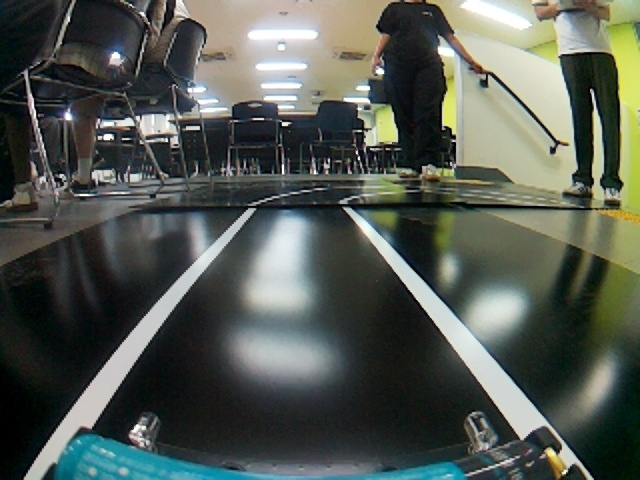
#> input picture frame/b/frame_000018.jpg, 640 x 480 px; its folder holds only this picture in this run
$ python main.py
#> lines starting #> are read from the running program, lines starting #| are printed output that depends on the picture; after the words box and inside, x2 and y2 are one past the last pixel; in counts of white or black regions, pixels touching at a corner belong together
### OpencvLaneDetect.py
import cv2
import numpy as np
import logging
import math
from PIDSteering import PIDSteering

# ---------- for debugge ----------
SHOW_IMAGE = True          # True면 모든 중간 이미지를 띄움
WIN_SIZE   = (420, 320)    # 각 창 크기 (width, height)
WIN_COLS   = 3             # 한 줄 window count
# ----------------------------------

class OpencvLaneDetect(object):
    def __init__(self):
        self.steer_ctl = PIDSteering(kp=0.55, ki=0.0005, kd=1.1,
                                ema_alpha=0.10, rate_limit=3)
        self.curr_steering_angle = 90
        self.filtered_angle      = 90

    def get_lane(self, frame):
        show_image("orignal", frame)
        lane_lines, frame = detect_lane(frame)
        return lane_lines, frame

    def get_steering_angle(self, img_lane, lane_lines):
        # ② 차선 없으면 이전 각도 유지
        if len(lane_lines) == 0:
            heading = display_heading_line(img_lane, self.curr_steering_angle)
            return self.curr_steering_angle, heading

        # ③ x-offset 계산 → PIDSteering 업데이트
        x_off = compute_x_offset(img_lane, lane_lines)
        self.curr_steering_angle = self.steer_ctl.update(x_off)

        ALPHA = 0.2                    # 0.0(부드럽다) ↔ 1.0(즉각 반응)
        self.filtered_angle = (ALPHA * self.curr_steering_angle +
                            (1 - ALPHA) * self.filtered_angle)

        # ④ 헤딩 라인 한 번만 그려서 반환
        heading = display_heading_line(img_lane, self.filtered_angle)
        show_image("heading", heading)
        return self.filtered_angle, heading

############################
# Frame processing steps
############################
def detect_lane(frame):
    logging.debug("detecting lane lines (ROI → Edge)...")

    # 1) ---------------- ROI 마스크 & 시각화 ----------------
    roi_frame, polygon, mask = region_of_interest(frame, return_polygon=True)

    # (디버깅) ROI를 반투명하게 오버레이
    mask_bgr = cv2.cvtColor(mask, cv2.COLOR_GRAY2BGR)
    overlay  = cv2.addWeighted(frame, 0.7, mask_bgr, 0.3, 0)
    show_image("ROI overlay", overlay, True)

    # 2) ---------------- Edge 검출 --------------------------
    edges = detect_edges(roi_frame)             # ROI 내부 픽셀만 사용

    # 3) ---------------- 이후 파이프라인 ---------------------
    line_segments = detect_line_segments(edges)
    line_segment_image = display_lines(frame, line_segments)
    show_image("line segments", line_segment_image)

    lane_lines = average_slope_intercept(frame, line_segments)
    lane_lines_image = display_lines(frame, lane_lines)
    show_image("lane lines", lane_lines_image)

    return lane_lines, lane_lines_image


"""
1) BGR → HSV, HLS 변환
2) 흰색 차선 마스크      : S < 60, V > 170
3) 글레어(반사) 마스크   : S < 25, V/L > 230
4) (차선 마스크) − (글레어 마스크)
5) 모폴로지로 정제 → Canny Edge
"""
def detect_edges(frame):
    hsv = cv2.cvtColor(frame, cv2.COLOR_BGR2HSV)
    hls = cv2.cvtColor(frame, cv2.COLOR_BGR2HLS)

    # ---------- (1) 흰색 차선 마스크 ----------
    white = (hsv[...,1] < 60) & (hsv[...,2] > 170)
    white = white.astype(np.uint8) * 255

    # ── (2) 글레어 마스크 (동적) ────────────────────
    kernel = cv2.getStructuringElement(cv2.MORPH_RECT, (25, 25))
    top_hat = cv2.morphologyEx(hsv[...,2], cv2.MORPH_TOPHAT, kernel)
    white[top_hat < 30] = 0        # 국부 대비가 낮으면 제거

    # 프레임마다 상위 1 % 밝기를 자동 임계값으로 설정
    v95 = np.percentile(hsv[...,2], 99)
    glare = (hsv[...,2] > v95) & (hsv[...,1] < 30) & (hls[...,1] > v95)
    glare = glare.astype(np.uint8) * 255

    mask = cv2.subtract(white, glare)
    show_image("white mask (raw)", mask, True)

    # 노이즈 억제
    k = cv2.getStructuringElement(cv2.MORPH_RECT, (5, 5))
    mask = cv2.morphologyEx(mask, cv2.MORPH_CLOSE, k, iterations=1)  # 작은 구멍 메우기
    mask = cv2.morphologyEx(mask, cv2.MORPH_OPEN , k, iterations=1)  # 점·실선 제거
    show_image("noise mask", mask, True)

    # ---------- (5) Gaussian Blur → Canny ----------
    # 3×3 블러로 렌즈플레어처럼 날카로운 잔여 에지 완화  ⬅︎ 추가
    blurred = cv2.GaussianBlur(mask, (3, 3), 0)   # sigmaX=0 (자동)

    # ---------- (5) Canny ----------
    edges = cv2.Canny(blurred, 50, 120)
    show_image("white edge", edges)
    return edges


def region_of_interest(img, return_polygon=False):
    """
    img  : BGR(3채널) 또는 GRAY(1채널) 이미지
    return_polygon=True → (masked_img, polygon, mask) 반환
    """
    h, w = img.shape[:2]
    mask = np.zeros((h, w), dtype=np.uint8)

    # ▸ ROI 비율 (필요하면 실험으로 조정)
    top_y   = int(h * 0.60)
    left_x  = int(w * 0.15)
    right_x = int(w * 0.95)

    polygon = np.array([[
        (left_x,  top_y),
        (right_x, top_y),
        (w,       h),
        (0,       h)
    ]], dtype=np.int32)

    cv2.fillPoly(mask, polygon, 255)

    # 채널 수(1 or 3)에 맞춰 bitwise_and
    if img.ndim == 3:
        masked = cv2.bitwise_and(img, img, mask=mask)
    else:
        masked = cv2.bitwise_and(img, mask)

    if return_polygon:
        return masked, polygon, mask
    return masked

def detect_line_segments(cropped_edges):
    # tuning min_threshold, minLineLength, maxLineGap is a trial and error process by hand
    rho = 1  # precision in pixel, i.e. 1 pixel
    angle = np.pi / 180  # degree in radian, i.e. 1 degree
    min_threshold = 10  # minimal of votes
    line_segments = cv2.HoughLinesP(cropped_edges, rho, angle, min_threshold, np.array([]), minLineLength=15, maxLineGap=4)

    if line_segments is not None:
        for line_segment in line_segments:
            logging.debug('detected line_segment:')
            logging.debug("%s of length %s" % (line_segment, length_of_line_segment(line_segment[0])))

    return line_segments


def average_slope_intercept(frame, line_segments):
    """
    This function combines line segments into one or two lane lines
    If all line slopes are < 0: then we only have detected left lane
    If all line slopes are > 0: then we only have detected right lane
    """
    lane_lines = []
    if line_segments is None:
        logging.info('No line_segment segments detected')
        return lane_lines

    height, width, _ = frame.shape
    left_fit = []
    right_fit = []

    boundary = 1/3
    left_region_boundary = width * (1 - boundary)  # left lane line segment should be on left 2/3 of the screen
    right_region_boundary = width * boundary # right lane line segment should be on left 2/3 of the screen

    for line_segment in line_segments:
        for x1, y1, x2, y2 in line_segment:
            if x1 == x2:
                logging.info('skipping vertical line segment (slope=inf): %s' % line_segment)
                continue
            fit = np.polyfit((x1, x2), (y1, y2), 1)
            slope = fit[0]
            intercept = fit[1]
            if slope < 0:
                if x1 < left_region_boundary and x2 < left_region_boundary:
                    if slope < -0.75:
                        left_fit.append((slope, intercept))
            else:
                if x1 > right_region_boundary and x2 > right_region_boundary:
                    if slope > 0.75:
                        right_fit.append((slope, intercept))

    left_fit_average = np.average(left_fit, axis=0)
    if len(left_fit) > 0:
        lane_lines.append(make_points(frame, left_fit_average))

    right_fit_average = np.average(right_fit, axis=0)
    if len(right_fit) > 0:
        lane_lines.append(make_points(frame, right_fit_average))

    logging.debug('lane lines: %s' % lane_lines)  # [[[316, 720, 484, 432]], [[1009, 720, 718, 432]]]

    return lane_lines

# [52 lines left out: functions compute_steering_angle, stabilize_steering_angle, not called in this run]


"""
  Utility Functions
"""
def display_lines(frame, lines, line_color=(0, 255, 0), line_width=10):
    line_image = np.zeros_like(frame)
    if lines is not None:
        for line in lines:
            for x1, y1, x2, y2 in line:
                cv2.line(line_image, (x1, y1), (x2, y2), line_color, line_width)
    line_image = cv2.addWeighted(frame, 0.8, line_image, 1, 1)
    return line_image


def display_heading_line(frame, steering_angle, line_color=(0, 0, 255), line_width=5, ):
    heading_image = np.zeros_like(frame)
    height, width, _ = frame.shape

    # figure out the heading line from steering angle
    # heading line (x1,y1) is always center bottom of the screen
    # (x2, y2) requires a bit of trigonometry

    steering_angle_radian = steering_angle / 180.0 * math.pi
    x1 = int(width / 2)
    y1 = height
    x2 = int(x1 - height / 2 / math.tan(steering_angle_radian))
    y2 = int(height / 2)

    cv2.line(heading_image, (x1, y1), (x2, y2), line_color, line_width)
    heading_image = cv2.addWeighted(frame, 0.8, heading_image, 1, 1)

    return heading_image


def length_of_line_segment(line):
    x1, y1, x2, y2 = line
    return math.sqrt((x2 - x1) ** 2 + (y2 - y1) ** 2)


_window_idx = {}           # 창 순서를 기억하는 사전

def show_image(title, frame, show=SHOW_IMAGE):
    """
    디버그 이미지 시각화 도우미
      • 처음 부를 때만 namedWindow → 창 재활용
      • grid 방식으로 위치 자동 배치
    """
    if not show:
        return

    # 1) 창이 이미 만들어졌는지 확인
    if title not in _window_idx:
        _window_idx[title] = len(_window_idx)      # 새 창 번호 부여
        cv2.namedWindow(title, cv2.WINDOW_NORMAL)  # 크기·이동 가능한 창
        cv2.resizeWindow(title, *WIN_SIZE)

        # 2) 창 위치 계산 (그리드 배치)
        idx   = _window_idx[title]
        col   = idx % WIN_COLS
        row   = idx // WIN_COLS
        x_pos = col * WIN_SIZE[0]
        y_pos = row * WIN_SIZE[1]
        cv2.moveWindow(title, x_pos, y_pos)        # 실제 위치 이동

    # 3) 이미지 갱신
    cv2.imshow(title, frame)


def make_points(frame, line):
    height, width, _ = frame.shape
    slope, intercept = line
    y1 = height  # bottom of the frame
    y2 = int(y1 * 1 / 2)  # make points from middle of the frame down

    # bound the coordinates within the frame
    x1 = max(-width, min(2 * width, int((y1 - intercept) / slope)))
    x2 = max(-width, min(2 * width, int((y2 - intercept) / slope)))
    return [[x1, y1, x2, y2]]

def compute_x_offset(frame, lane_lines):
    height, width, _ = frame.shape
    if len(lane_lines) == 0:
        return 0                         # fallback → 그대로 직진
    if len(lane_lines) == 1:
        x1, _, x2, _ = lane_lines[0][0]
        return (x2 + x1) / 2 - width/2
    _, _, lx2, _ = lane_lines[0][0]
    _, _, rx2, _ = lane_lines[1][0]
    return (lx2 + rx2)/2 - width/2

### PIDSteering.py
import time
import numpy as np

class PIDSteering:
    """
    P  : Proportional-Integral-Derivative (〈x_offset〉 → Δθ_raw)
    I  : In-place anti-windup, output clamp
    P' : Post-EMA + Rate-Limiter   (θ_prev → θ_cmd)
    """
    def __init__(self,
                 kp=0.5, ki=0.0004, kd=1.2,
                 ema_alpha=0.6,          # 0→무필터, 1→완전 새값
                 rate_limit=6,           # deg / frame
                 angle_min=45, angle_max=135):
        # PID state
        self.kp, self.ki, self.kd = kp, ki, kd
        self.int_err   = 0.0
        self.prev_err  = 0.0
        self.prev_ts   = time.time()
        # Post filter state
        self.ema_alpha = ema_alpha
        self.rate_lim  = rate_limit
        self.angle_min = angle_min
        self.angle_max = angle_max
        self.angle     = 90            # initial steering angle

    # ────────────────────────────────────────────────────────────────
    # [4 lines left out: function reset, not called in this run]
    # ────────────────────────────────────────────────────────────────
    def update(self, x_offset_px: float) -> int:
        """call every frame; returns smoothed steering angle [deg]"""
        now = time.time()
        dt  = max(now - self.prev_ts, 1e-3)
        self.prev_ts = now

        # ① PID ------------------------------------------------------
        err = x_offset_px                       # + → 우측 치우침
        self.int_err  += err * dt
        der          = (err - self.prev_err) / dt
        self.prev_err = err

        delta = (self.kp * err +
                 self.ki * self.int_err +
                 self.kd * der)

        raw_angle = 90 + delta                  # 90° = straight

        # ② Post-EMA -------------------------------------------------
        ema = (self.ema_alpha * raw_angle +
               (1 - self.ema_alpha) * self.angle)

        # ③ Rate-Limiter --------------------------------------------
        diff = np.clip(ema - self.angle,
                       -self.rate_lim, self.rate_lim)
        self.angle += diff

        # ④ Clamp to physical limits --------------------------------
        self.angle = int(np.clip(self.angle,
                                 self.angle_min, self.angle_max))
        return self.angle

### main.py
import cv2
import glob
import os
from OpencvLaneDetect import OpencvLaneDetect

def putDirection(angle, heading_img):
    deviation = angle - 90
    if   deviation >  10:  steer_label = "RIGHT"
    elif deviation < -10:  steer_label = "LEFT"
    else:                  steer_label = "STRAIGHT"

    # 원하는 색상 지정 (B,G,R)
    color = (0, 255, 255)             # 노란색
    if steer_label == "RIGHT":
        color = (0, 165, 255)         # 주황
    elif steer_label == "LEFT":
        color = (0, 255,   0)         # 초록

    cv2.putText(
        heading_img,
        f"{steer_label}  ({angle:.1f}°)",   # 예: RIGHT (112.3°)
        (30, 50),                           # 좌상단 위치
        cv2.FONT_HERSHEY_SIMPLEX,
        1.0,                                # 글자 크기
        color,
        2,                                  # 두께
        cv2.LINE_AA
    )

def main():
    detector     = OpencvLaneDetect()
    image_paths  = sorted(glob.glob("./frame/b/*.jpg"))

    if not image_paths:
        raise FileNotFoundError("./frame 폴더에 JPG 이미지가 없습니다.")

    paused = False          # 재생/ 일시정지 상태 표시

    for idx, img_path in enumerate(image_paths, 1):
        frame = cv2.imread(img_path)
#> frame is the input picture: shape (480, 640, 3); mean B, G, R 82.6, 90, 83.8
        if frame is None:
            print(f"[{idx}] {os.path.basename(img_path)}: 읽기 실패 → 건너뜀")
            continue

        lane_lines, lane_img = detector.get_lane(frame)
#> in region_of_interest, `cv2.fillPoly(mask, polygon, 255)`:
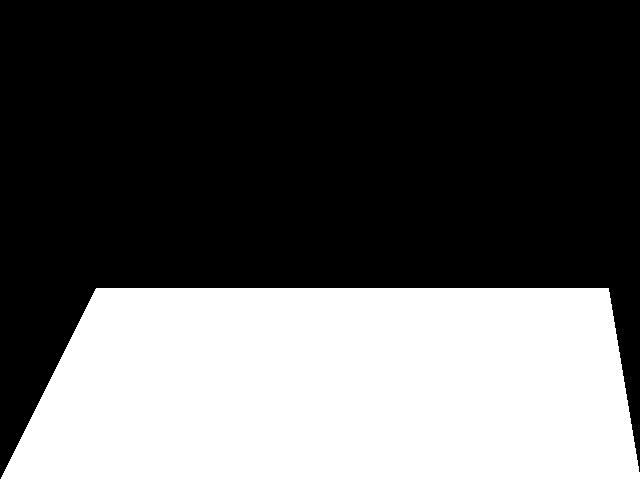
#> mask: shape (480, 640); 36.1% white; 1 white region, box (x1, y1, x2, y2) and area: (0, 288, 640, 480) 110750
#> in region_of_interest, `masked = cv2.bitwise_and(img, img, mask=mask)`:
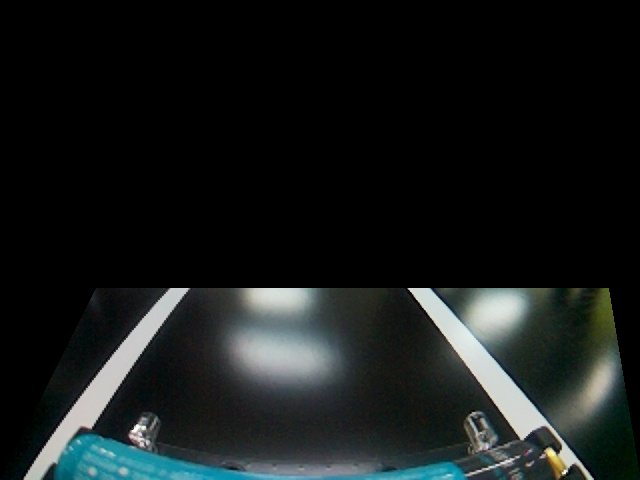
#> masked: shape (480, 640, 3); mean B, G, R 26.8, 27.1, 22.9
#> in detect_lane, `roi_frame, polygon, mask = region_of_interest(frame, return_polygon=Tr..`: polygon = [[96, 288], [608, 288], [640, 480], [0, 480]]
#> in detect_lane, `overlay  = cv2.addWeighted(frame, 0.7, mask_bgr, 0.3, 0)`:
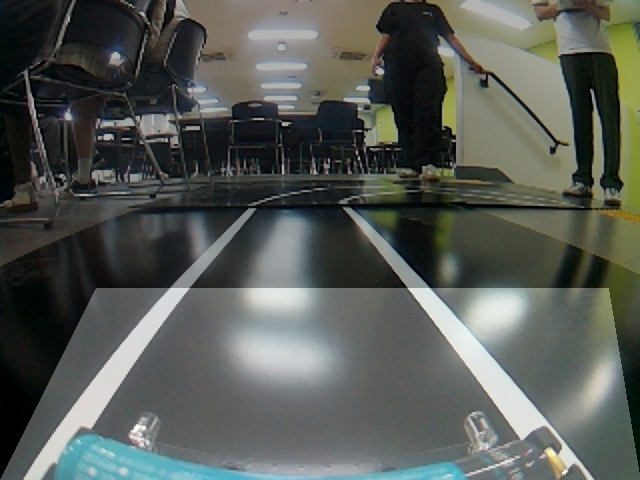
#> overlay: shape (480, 640, 3); mean B, G, R 85.4, 90.6, 86.2
#> in detect_edges, `white[top_hat < 30] = 0`:
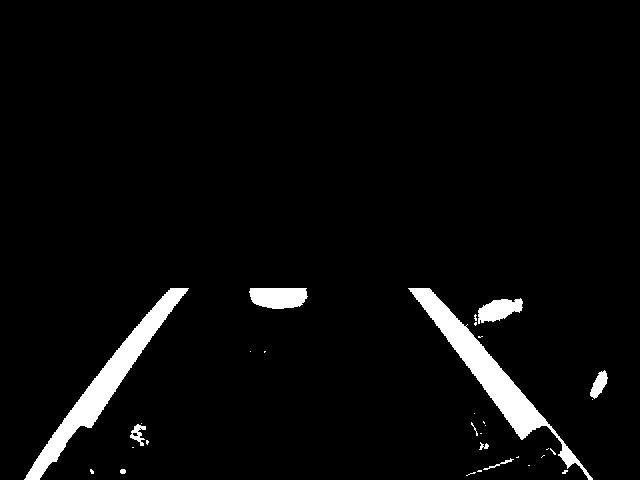
#> white: shape (480, 640); 3.9% white; 32 white regions (22 under 20 px), largest, box (x1, y1, x2, y2) and area: (408, 288, 593, 480) 4884, (24, 288, 189, 480) 4693, (249, 288, 308, 309) 1050
#> in detect_edges, `v95 = np.percentile(hsv[...,2], 99)`: v95 = 217
#> in detect_edges, `edges = cv2.Canny(blurred, 50, 120)`:
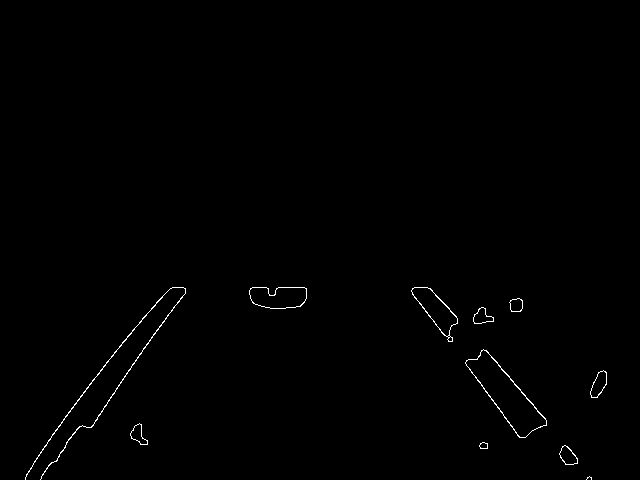
#> edges: shape (480, 640); 0.49% white in thin lines or dots, all inside (x1, y1, x2, y2) = (25, 287, 607, 480)
#> in detect_line_segments, `line_segments = cv2.HoughLinesP(cropped_edges, rho, angle, min_thresho..`: line_segments = 22 rows, first 6: [108, 400, 173, 307], [465, 363, 514, 429], [278, 287, 304, 287], [121, 345, 146, 314], [485, 350, 546, 420], [48, 440, 122, 342]
#> the loop in detect_line_segments, `for line_segment in line_segments:` made 22 passes
#> the loop in display_lines, `for line in lines:` made 22 passes
#> the loop in average_slope_intercept, `for line_segment in line_segments:` made 22 passes
#> after the loop in average_slope_intercept, `for line_segment in line_segments:`: left_fit = [(-1.43, 554.5), (-1.24, 495), (-1.32, 503.6), (-1.6, 550.6), (-1.46, 558.5), (-1.36, 506.5), (-1.31, 502.7), (-1.67, 518.3), (-1.33, 503), (-1.11, 476.9), (-1.36, 544.3), (-1.67, 519.3)]; right_fit = [(1.35, -263.3), (1.15, -206.6), (1.26, -227.4), (1.11, -189.8), (1.23, -211.4), (1.25, -213), (1.15, -210)]
#> in average_slope_intercept, `left_fit_average = np.average(left_fit, axis=0)`: left_fit_average = [-1.41, 519.4]
#> in make_points, `slope, intercept = line`: slope = -1.41; intercept = 519.4
#> in make_points, `x1 = max(-width, min(2 * width, int((y1 - intercept) / slope)))`: x1 = 28
#> in make_points, `x2 = max(-width, min(2 * width, int((y2 - intercept) / slope)))`: x2 = 198
#> in average_slope_intercept, `right_fit_average = np.average(right_fit, axis=0)`: right_fit_average = [1.21, -217.3]
#> in detect_lane, `lane_lines = average_slope_intercept(frame, line_segments)`: lane_lines = [[[28, 480, 198, 240]], [[574, 480, 376, 240]]]
#> call 2 of display_lines, with line_color = (0, 255, 0), line_width = 10
#> the loop in display_lines (call 2), `for line in lines:` made 2 passes
#> in display_lines (call 2), `line_image = cv2.addWeighted(frame, 0.8, line_image, 1, 1)`:
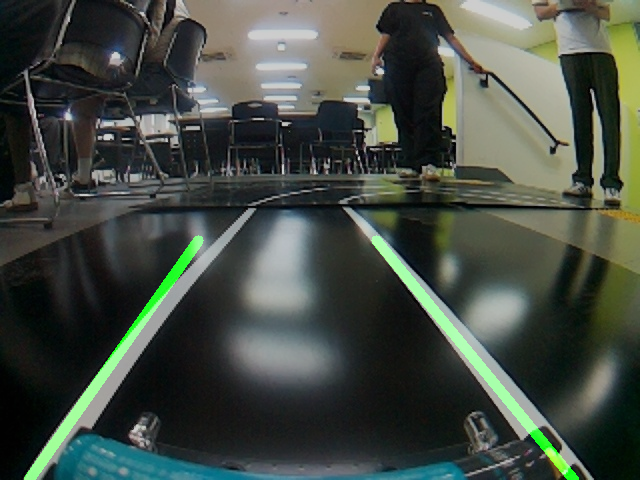
#> line_image: shape (480, 640, 3); mean B, G, R 67.1, 75.5, 68
#> lane_lines = [[[28, 480, 198, 240]], [[574, 480, 376, 240]]]
        angle, heading_img   = detector.get_steering_angle(frame, lane_lines)
#> in compute_x_offset, `_, _, lx2, _ = lane_lines[0][0]`: lx2 = 198
#> in compute_x_offset, `_, _, rx2, _ = lane_lines[1][0]`: rx2 = 376
#> in get_steering_angle, `x_off = compute_x_offset(img_lane, lane_lines)`: x_off = -33
#> in update, `self.int_err  += err * dt`: self.int_err = -19.84
#> in update, `der          = (err - self.prev_err) / dt`: der = -54.9
#> in update, `self.prev_err = err`: self.prev_err = -33
#> in update, `delta = (self.kp * err + self.ki * self.int_err + self.kd * der)`: delta = -78.54
#> in update, `raw_angle = 90 + delta`: raw_angle = 11.46
#> in update, `ema = (self.ema_alpha * raw_angle + (1 - self.ema_alpha) * self.angle)`: ema = 82.15
#> in update, `diff = np.clip(ema - self.angle, -self.rate_lim, self.rate_lim)`: diff = -3
#> in update, `self.angle += diff`: self.angle = 87
#> in get_steering_angle, `self.filtered_angle = (ALPHA * self.curr_steering_angle + (1 - ALPHA) ..`: self.filtered_angle = 89.4
#> in display_heading_line, `steering_angle_radian = steering_angle / 180.0 * math.pi`: steering_angle_radian = 1.56
#> in display_heading_line, `x2 = int(x1 - height / 2 / math.tan(steering_angle_radian))`: x2 = 317
#> angle = 89.4
        if heading_img is None or heading_img.size == 0:
            heading_img = frame.copy()


        cv2.putText(heading_img, f"{angle:.1f} deg", (1100,50),
                    cv2.FONT_HERSHEY_SIMPLEX, 1, (0,255,255), 2)
        putDirection(angle, heading_img)
#> in putDirection, `deviation = angle - 90`: deviation = -0.6
#> in putDirection, `cv2.putText( heading_img, f"{steer_label}  ({angle:.1f}°)",`:
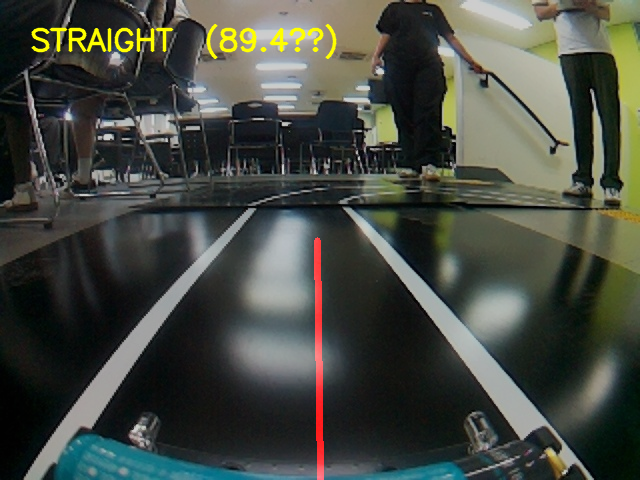
#> heading_img: shape (480, 640, 3); mean B, G, R 66.3, 74.3, 70.4


        cv2.imshow("Heading", heading_img)

        # ----------------- 키 입력 처리 ----------------- #
        key = cv2.waitKey(0 if paused else 30) & 0xFF   # paused=True면 무한 대기
#> (key q is pressed here)

        if key == ord('q'):         # q → 종료
            break
        elif key == ord(' '):       # 스페이스 → 토글
            paused = not paused
            print("❚❚ Paused" if paused else "▶ Resumed")

        print(f"[{idx}/{len(image_paths)}] {os.path.basename(img_path)} → angle = {angle:.1f}°")

    cv2.destroyAllWindows()

if __name__ == "__main__":
    main()
